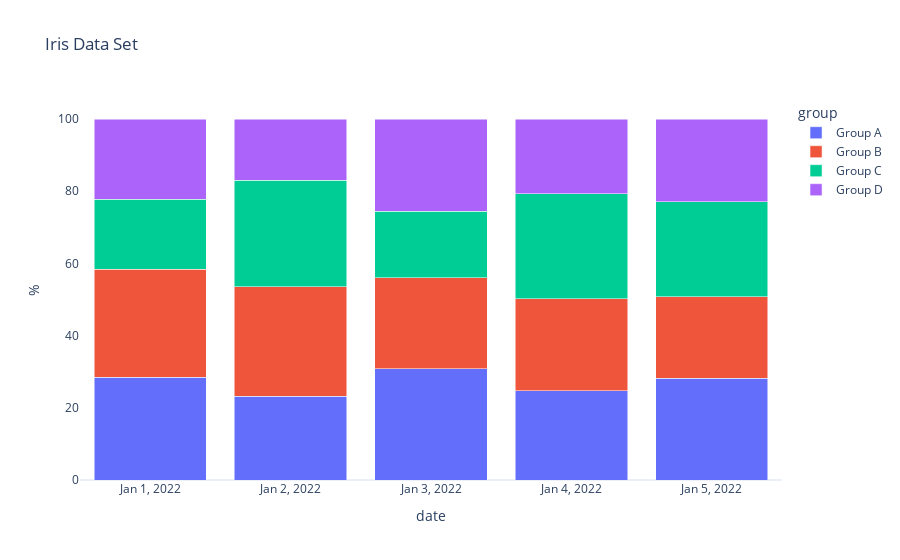

The cell this chart's notebook holds for it:
### Code cell
from datetime import datetime, timedelta

# Create example data
date_list = [datetime(2022, 1, 1) + timedelta(days=i) for i in range(5)]
group_list = ['Group A', 'Group B', 'Group C', 'Group D']
data = []

for date in date_list:
    for group in group_list:
        value = random.randint(50, 100)
        data.append({'date': date, 'group': group, 'values': value})

data = pd.DataFrame(data)



# Generate and display the stacked percentage bar plot using the function
create_stacked_percentage_bar_plot(data, date_column, group_column, values_column, title)

### Figure 1 — Plotly figure (JSON) as saved in the notebook; plotly's stock layout.template omitted (floating-point values rounded to 4 significant figures)
{"data": [{"alignmentgroup": "True", "hovertemplate": "group=Group A<br>date=%{x}<br>%=%{y}<extra></extra>", "legendgroup": "Group A", "marker": {"color": "#636efa", "pattern": {"shape": ""}}, "name": "Group A", "offsetgroup": "Group A", "orientation": "v", "showlegend": true, "textposition": "auto", "type": "bar", "x": ["2022-01-01T00:00:00", "2022-01-02T00:00:00", "2022-01-03T00:00:00", "2022-01-04T00:00:00", "2022-01-05T00:00:00"], "xaxis": "x", "y": [28.52, 23.2, 30.77, 24.75, 28.21], "yaxis": "y"}, {"alignmentgroup": "True", "hovertemplate": "group=Group B<br>date=%{x}<br>%=%{y}<extra></extra>", "legendgroup": "Group B", "marker": {"color": "#EF553B", "pattern": {"shape": ""}}, "name": "Group B", "offsetgroup": "Group B", "orientation": "v", "showlegend": true, "textposition": "auto", "type": "bar", "x": ["2022-01-01T00:00:00", "2022-01-02T00:00:00", "2022-01-03T00:00:00", "2022-01-04T00:00:00", "2022-01-05T00:00:00"], "xaxis": "x", "y": [29.84, 30.39, 25.23, 25.42, 22.57], "yaxis": "y"}, {"alignmentgroup": "True", "hovertemplate": "group=Group C<br>date=%{x}<br>%=%{y}<extra></extra>", "legendgroup": "Group C", "marker": {"color": "#00cc96", "pattern": {"shape": ""}}, "name": "Group C", "offsetgroup": "Group C", "orientation": "v", "showlegend": true, "textposition": "auto", "type": "bar", "x": ["2022-01-01T00:00:00", "2022-01-02T00:00:00", "2022-01-03T00:00:00", "2022-01-04T00:00:00", "2022-01-05T00:00:00"], "xaxis": "x", "y": [19.34, 29.41, 18.46, 29.15, 26.33], "yaxis": "y"}, {"alignmentgroup": "True", "hovertemplate": "group=Group D<br>date=%{x}<br>%=%{y}<extra></extra>", "legendgroup": "Group D", "marker": {"color": "#ab63fa", "pattern": {"shape": ""}}, "name": "Group D", "offsetgroup": "Group D", "orientation": "v", "showlegend": true, "textposition": "auto", "type": "bar", "x": ["2022-01-01T00:00:00", "2022-01-02T00:00:00", "2022-01-03T00:00:00", "2022-01-04T00:00:00", "2022-01-05T00:00:00"], "xaxis": "x", "y": [22.3, 16.99, 25.54, 20.68, 22.88], "yaxis": "y"}], "layout": {"barmode": "stack", "legend": {"title": {"text": "group"}, "tracegroupgap": 0}, "plot_bgcolor": "white", "title": {"text": "Iris Data Set"}, "xaxis": {"anchor": "y", "domain": [0, 1], "showgrid": false, "showline": false, "tickvals": ["2022-01-01T00:00:00.000000000", "2022-01-02T00:00:00.000000000", "2022-01-03T00:00:00.000000000", "2022-01-04T00:00:00.000000000", "2022-01-05T00:00:00.000000000"], "title": {"text": "date"}}, "yaxis": {"anchor": "x", "domain": [0, 1], "showgrid": false, "showline": false, "title": {"text": "%"}}}}
